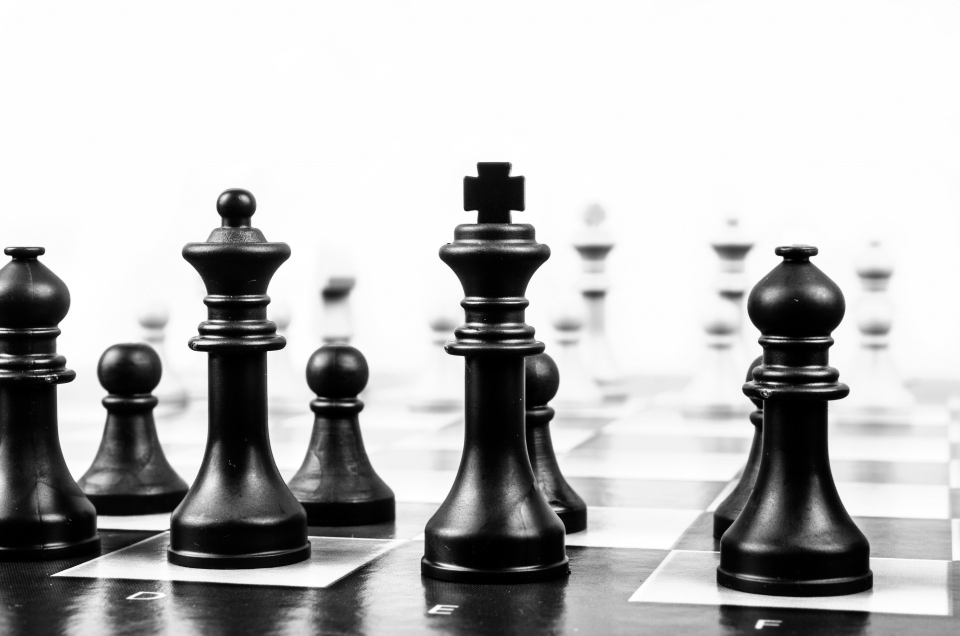
#> input picture Unidade3-PDI/1 - pre-processamento/imgs/chess_gray.png, 1920 x 1271 px (shown at 1/2 size)
$ python code4.py
#> lines starting #> are read from the running program, lines starting #| are printed output that depends on the picture; after the words box and inside, x2 and y2 are one past the last pixel; in counts of white or black regions, pixels touching at a corner belong together
### src/pdi_utils.py
import matplotlib.pyplot as plt
import numpy as np
import os
import cv2
from sklearn.model_selection import train_test_split

def load_shoes1():
    return plt.imread("imgs//E10b.bmp")

def load_shoes2():
    return plt.imread("imgs//E10a.bmp")

def load_red_roses():
    return plt.imread("imgs//red_roses.png")

def load_page_image():
    return plt.imread("imgs//page.jpg")

def load_chess_image():
    return plt.imread("imgs//chess_gray.png")
#> returned value is the input picture: shape (1271, 1920, 3) float32; min 0, max 1, mean 0.728

def load_woman():
    return plt.imread("imgs//woman.png")

def load_flipped_seville():
    return plt.imread("imgs//flipped_seville.png")

def load_lena():
    return plt.imread("imgs//lena.png")

def load_lools_image():
    return plt.imread("imgs//shapes52.jpg")

def load_soaps_image():
    return plt.imread("imgs//soaps.jpg")

def load_building_image():
    return plt.imread("imgs//toa-sharp-def-3.jpg")

def load_chest_ray_x():
    return plt.imread("imgs//contrast_00000109_005.png")

def load_aerial_image():
    return plt.imread("imgs//aerial.png")

def load_rotate_cat():
    return plt.imread("imgs//cat.jpg")

def show_image(image, title='Image', cmap_type='gray'):
    plt.imshow(image, cmap=cmap_type)
    plt.title(title)
    plt.axis('off')
    plt.show()

def manual_rgb2gray(rgb_img):
    return np.array((rgb_img[:,:,0]*0.29 + rgb_img[:,:,1]*0.59 + rgb_img[:,:,2]*0.11)).astype(int)

# [61 lines left out: functions load_sign_language_data, load_light_dataset, not called in this run]

### Unidade3-PDI/1 - pre-processamento/code4.py
from src.pdi_utils import show_image , load_chess_image
from skimage.color import rgb2gray

# Import the otsu threshold function
from skimage.filters import threshold_otsu


chess_pieces_image = load_chess_image()

# Make the image grayscale using rgb2gray
chess_pieces_image_gray = rgb2gray(chess_pieces_image)

#show original image
show_image(chess_pieces_image, 'Original image')

# Obtain the optimal threshold value with otsu
thresh = threshold_otsu(chess_pieces_image_gray)
#> thresh = 0.553

# Apply thresholding to the image
binary = chess_pieces_image_gray > thresh
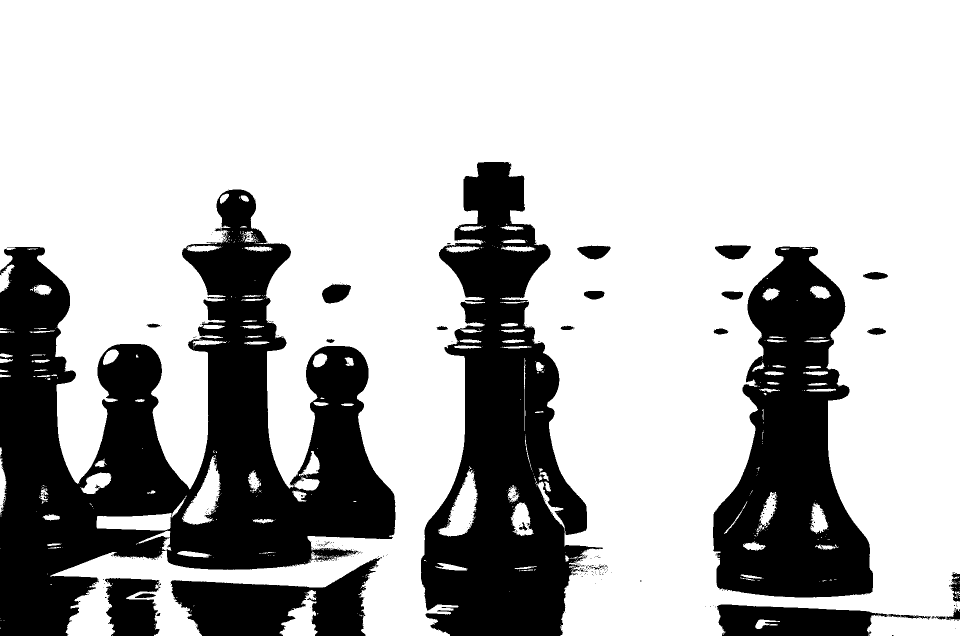
#> binary: shape (1271, 1920) bool (shown at 1/2 size); 72% white; 390 black regions (364 under 20 px), largest, box (x1, y1, x2, y2) and area: (0, 379, 791, 1271) 311222, (842, 324, 1206, 1271) 171829, (1426, 493, 1746, 1195) 128352

# Show the binary image
show_image(binary, 'Binary image')

$ run again, with Unidade3-PDI/2-atributes_extraction/imgs/coffee_original.png copied over Unidade3-PDI/1 - pre-processamento/imgs/chess_gray.png
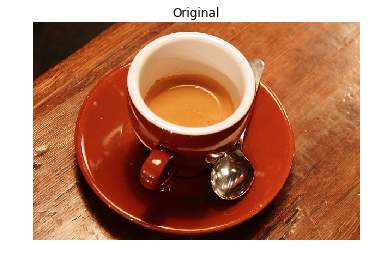
#> input picture Unidade3-PDI/2-atributes_extraction/imgs/coffee_original.png, 376 x 264 px
#> in load_chess_image, returned value is the input picture: shape (264, 376, 4) float32; mean R, G, B, A 0.726, 0.521, 0.424, 0.719
#> `chess_pieces_image_gray = rgb2gray(chess_pieces_image)`:
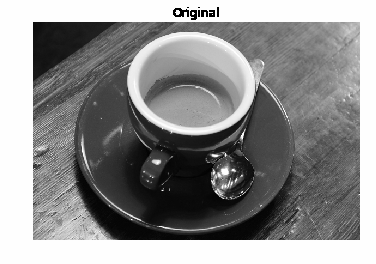
#> chess_pieces_image_gray: shape (264, 376) float32; min 0, max 1, mean 0.557
#> thresh = 0.627
#> `binary = chess_pieces_image_gray > thresh`:
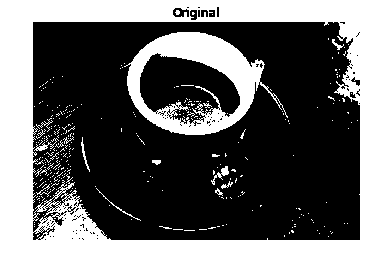
#> binary: shape (264, 376) bool; 38.6% white; 324 white regions (309 under 20 px), largest, box (x1, y1, x2, y2) and area: (0, 0, 376, 264) 30785, (124, 32, 288, 135) 6066, (211, 166, 229, 185) 100
